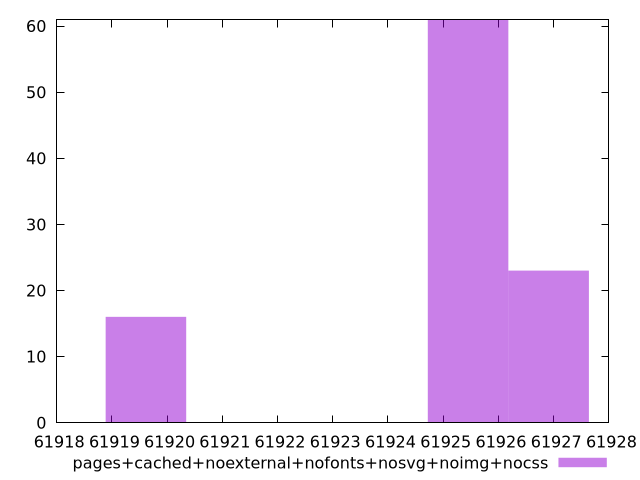

Generate this figure with gnuplot:
$_pagesCachedNoexternalNofontsNosvgNoimgNocss <<EOF
61925.450313793015 61
61926.90865282497 23
61919.6169576652 16
EOF
set key outside below
set terminal pngcairo
set output "report_00006_2020-11-02T20-21-41.718Z/total-byte-weight/pages+cached+noexternal+nofonts+nosvg+noimg+nocss//raw_hist.png"
set yrange [0:61]
set boxwidth 1.4583390319523588
set style fill transparent solid 0.5 noborder
plot $_pagesCachedNoexternalNofontsNosvgNoimgNocss title "pages+cached+noexternal+nofonts+nosvg+noimg+nocss" with boxes ,
